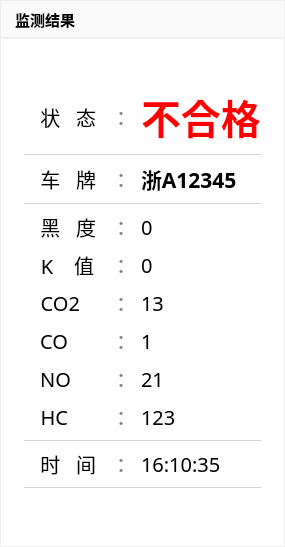
       <widget class="QWidget" name="widget_test_result" native="true">
        <property name="sizePolicy">
         <sizepolicy hsizetype="Preferred" vsizetype="Preferred">
          <horstretch>3</horstretch>
          <verstretch>0</verstretch>
         </sizepolicy>
        </property>
        <property name="styleSheet">
         <string notr="true">QWidget#widget_test_result
{
border:1px solid lightGray;

}</string>
        </property>
        <layout class="QVBoxLayout" name="verticalLayout_2">
         <property name="spacing">
          <number>2</number>
         </property>
         <property name="leftMargin">
          <number>1</number>
         </property>
         <property name="topMargin">
          <number>1</number>
         </property>
         <property name="rightMargin">
          <number>1</number>
         </property>
         <property name="bottomMargin">
          <number>1</number>
         </property>
         <item>
          <widget class="QLabel" name="label_9">
           <property name="sizePolicy">
            <sizepolicy hsizetype="Preferred" vsizetype="Fixed">
             <horstretch>0</horstretch>
             <verstretch>0</verstretch>
            </sizepolicy>
           </property>
           <property name="minimumSize">
            <size>
             <width>0</width>
             <height>36</height>
            </size>
           </property>
           <property name="font">
            <font>
             <family>微软雅黑</family>
             <pointsize>11</pointsize>
             <weight>75</weight>
             <bold>true</bold>
            </font>
           </property>
           <property name="styleSheet">
            <string notr="true">background-color: rgb(250, 250, 250);
padding-left:10px;</string>
           </property>
           <property name="text">
            <string>监测结果</string>
           </property>
          </widget>
         </item>
         <item>
          <widget class="QWidget" name="widget" native="true">
           <property name="sizePolicy">
            <sizepolicy hsizetype="Preferred" vsizetype="Preferred">
             <horstretch>0</horstretch>
             <verstretch>5</verstretch>
            </sizepolicy>
           </property>
           <property name="styleSheet">
            <string notr="true">background-color:#fefefe;</string>
           </property>
           <layout class="QGridLayout" name="gridLayout_2">
            <property name="leftMargin">
             <number>1</number>
            </property>
            <property name="topMargin">
             <number>48</number>
            </property>
            <property name="rightMargin">
             <number>1</number>
            </property>
            <property name="bottomMargin">
             <number>58</number>
            </property>
            <property name="horizontalSpacing">
             <number>10</number>
            </property>
            <property name="verticalSpacing">
             <number>8</number>
            </property>
            <item row="2" column="2">
             <widget class="QLabel" name="label_30">
              <property name="sizePolicy">
               <sizepolicy hsizetype="Fixed" vsizetype="Preferred">
                <horstretch>0</horstretch>
                <verstretch>0</verstretch>
               </sizepolicy>
              </property>
              <property name="font">
               <font>
                <family>微软雅黑</family>
                <pointsize>15</pointsize>
                <weight>50</weight>
                <bold>false</bold>
               </font>
              </property>
              <property name="styleSheet">
               <string notr="true">color: gray;</string>
              </property>
              <property name="text">
               <string>：</string>
              </property>
             </widget>
            </item>
            <item row="2" column="1">
             <widget class="QLabel" name="label_3">
              <property name="sizePolicy">
               <sizepolicy hsizetype="Fixed" vsizetype="Preferred">
                <horstretch>0</horstretch>
                <verstretch>0</verstretch>
               </sizepolicy>
              </property>
              <property name="font">
               <font>
                <family>微软雅黑</family>
                <pointsize>15</pointsize>
                <weight>50</weight>
                <bold>false</bold>
               </font>
              </property>
              <property name="styleSheet">
               <string notr="true">padding-left:10px;</string>
              </property>
              <property name="text">
               <string>车   牌</string>
              </property>
              <property name="alignment">
               <set>Qt::AlignRight|Qt::AlignTrailing|Qt::AlignVCenter</set>
              </property>
             </widget>
            </item>
            <item row="9" column="2">
             <widget class="QLabel" name="label_41">
              <property name="sizePolicy">
               <sizepolicy hsizetype="Fixed" vsizetype="Preferred">
                <horstretch>0</horstretch>
                <verstretch>0</verstretch>
               </sizepolicy>
              </property>
              <property name="font">
               <font>
                <family>微软雅黑</family>
                <pointsize>15</pointsize>
                <weight>50</weight>
                <bold>false</bold>
               </font>
              </property>
              <property name="styleSheet">
               <string notr="true">color: gray;</string>
              </property>
              <property name="text">
               <string>：</string>
              </property>
             </widget>
            </item>
            <item row="10" column="2">
             <widget class="QLabel" name="label_42">
              <property name="sizePolicy">
               <sizepolicy hsizetype="Fixed" vsizetype="Preferred">
                <horstretch>0</horstretch>
                <verstretch>0</verstretch>
               </sizepolicy>
              </property>
              <property name="font">
               <font>
                <family>微软雅黑</family>
                <pointsize>15</pointsize>
                <weight>50</weight>
                <bold>false</bold>
               </font>
              </property>
              <property name="styleSheet">
               <string notr="true">color: gray;</string>
              </property>
              <property name="text">
               <string>：</string>
              </property>
             </widget>
            </item>
            <item row="10" column="3">
             <widget class="QLabel" name="label_car_acceleration_5">
              <property name="font">
               <font>
                <family>微软雅黑</family>
                <pointsize>15</pointsize>
                <weight>50</weight>
                <bold>false</bold>
               </font>
              </property>
              <property name="styleSheet">
               <string notr="true"/>
              </property>
              <property name="text">
               <string>123</string>
              </property>
             </widget>
            </item>
            <item row="8" column="3">
             <widget class="QLabel" name="label_car_acceleration_3">
              <property name="font">
               <font>
                <family>微软雅黑</family>
                <pointsize>15</pointsize>
                <weight>50</weight>
                <bold>false</bold>
               </font>
              </property>
              <property name="styleSheet">
               <string notr="true"/>
              </property>
              <property name="text">
               <string>1</string>
              </property>
             </widget>
            </item>
            <item row="9" column="3">
             <widget class="QLabel" name="label_car_acceleration_4">
              <property name="font">
               <font>
                <family>微软雅黑</family>
                <pointsize>15</pointsize>
                <weight>50</weight>
                <bold>false</bold>
               </font>
              </property>
              <property name="styleSheet">
               <string notr="true"/>
              </property>
              <property name="text">
               <string>21</string>
              </property>
             </widget>
            </item>
            <item row="8" column="2">
             <widget class="QLabel" name="label_40">
              <property name="sizePolicy">
               <sizepolicy hsizetype="Fixed" vsizetype="Preferred">
                <horstretch>0</horstretch>
                <verstretch>0</verstretch>
               </sizepolicy>
              </property>
              <property name="font">
               <font>
                <family>微软雅黑</family>
                <pointsize>15</pointsize>
                <weight>50</weight>
                <bold>false</bold>
               </font>
              </property>
              <property name="styleSheet">
               <string notr="true">color: gray;</string>
              </property>
              <property name="text">
               <string>：</string>
              </property>
             </widget>
            </item>
            <item row="8" column="1">
             <widget class="QLabel" name="label_28">
              <property name="sizePolicy">
               <sizepolicy hsizetype="Fixed" vsizetype="Preferred">
                <horstretch>0</horstretch>
                <verstretch>0</verstretch>
               </sizepolicy>
              </property>
              <property name="font">
               <font>
                <family>微软雅黑</family>
                <pointsize>15</pointsize>
                <weight>50</weight>
                <bold>false</bold>
               </font>
              </property>
              <property name="styleSheet">
               <string notr="true">padding-left:10px;</string>
              </property>
              <property name="text">
               <string>CO</string>
              </property>
              <property name="alignment">
               <set>Qt::AlignRight|Qt::AlignTrailing|Qt::AlignVCenter</set>
              </property>
             </widget>
            </item>
            <item row="10" column="1">
             <widget class="QLabel" name="label_37">
              <property name="sizePolicy">
               <sizepolicy hsizetype="Fixed" vsizetype="Preferred">
                <horstretch>0</horstretch>
                <verstretch>0</verstretch>
               </sizepolicy>
              </property>
              <property name="font">
               <font>
                <family>微软雅黑</family>
                <pointsize>15</pointsize>
                <weight>50</weight>
                <bold>false</bold>
               </font>
              </property>
              <property name="styleSheet">
               <string notr="true">padding-left:10px;</string>
              </property>
              <property name="text">
               <string>HC</string>
              </property>
              <property name="alignment">
               <set>Qt::AlignRight|Qt::AlignTrailing|Qt::AlignVCenter</set>
              </property>
             </widget>
            </item>
            <item row="6" column="2">
             <widget class="QLabel" name="label_36">
              <property name="sizePolicy">
               <sizepolicy hsizetype="Fixed" vsizetype="Preferred">
                <horstretch>0</horstretch>
                <verstretch>0</verstretch>
               </sizepolicy>
              </property>
              <property name="font">
               <font>
                <family>微软雅黑</family>
                <pointsize>15</pointsize>
                <weight>50</weight>
                <bold>false</bold>
               </font>
              </property>
              <property name="styleSheet">
               <string notr="true">color: gray;</string>
              </property>
              <property name="text">
               <string>：</string>
              </property>
             </widget>
            </item>
            <item row="6" column="1">
             <widget class="QLabel" name="label_27">
              <property name="sizePolicy">
               <sizepolicy hsizetype="Fixed" vsizetype="Preferred">
                <horstretch>0</horstretch>
                <verstretch>0</verstretch>
               </sizepolicy>
              </property>
              <property name="font">
               <font>
                <family>微软雅黑</family>
                <pointsize>15</pointsize>
                <weight>50</weight>
                <bold>false</bold>
               </font>
              </property>
              <property name="styleSheet">
               <string notr="true">padding-left:10px;</string>
              </property>
              <property name="text">
               <string>CO2</string>
              </property>
              <property name="alignment">
               <set>Qt::AlignRight|Qt::AlignTrailing|Qt::AlignVCenter</set>
              </property>
             </widget>
            </item>
            <item row="9" column="1">
             <widget class="QLabel" name="label_29">
              <property name="sizePolicy">
               <sizepolicy hsizetype="Fixed" vsizetype="Preferred">
                <horstretch>0</horstretch>
                <verstretch>0</verstretch>
               </sizepolicy>
              </property>
              <property name="font">
               <font>
                <family>微软雅黑</family>
                <pointsize>15</pointsize>
                <weight>50</weight>
                <bold>false</bold>
               </font>
              </property>
              <property name="styleSheet">
               <string notr="true">padding-left:10px;</string>
              </property>
              <property name="text">
               <string>NO</string>
              </property>
              <property name="alignment">
               <set>Qt::AlignRight|Qt::AlignTrailing|Qt::AlignVCenter</set>
              </property>
             </widget>
            </item>
            <item row="0" column="3">
             <widget class="QLabel" name="label_car_state">
              <property name="font">
               <font>
                <family>微软雅黑</family>
                <pointsize>30</pointsize>
                <weight>75</weight>
                <bold>true</bold>
               </font>
              </property>
              <property name="styleSheet">
               <string notr="true"/>
              </property>
              <property name="text">
               <string>&lt;font color=#ff0000&gt;不合格&lt;/font&gt;</string>
              </property>
             </widget>
            </item>
            <item row="0" column="1">
             <widget class="QLabel" name="label_26">
              <property name="sizePolicy">
               <sizepolicy hsizetype="Fixed" vsizetype="Preferred">
                <horstretch>0</horstretch>
                <verstretch>0</verstretch>
               </sizepolicy>
              </property>
              <property name="font">
               <font>
                <family>微软雅黑</family>
                <pointsize>15</pointsize>
                <weight>50</weight>
                <bold>false</bold>
               </font>
              </property>
              <property name="styleSheet">
               <string notr="true">padding-left:10px;</string>
              </property>
              <property name="text">
               <string>状   态</string>
              </property>
              <property name="alignment">
               <set>Qt::AlignRight|Qt::AlignTrailing|Qt::AlignVCenter</set>
              </property>
             </widget>
            </item>
            <item row="0" column="2">
             <widget class="QLabel" name="label_35">
              <property name="sizePolicy">
               <sizepolicy hsizetype="Fixed" vsizetype="Preferred">
                <horstretch>0</horstretch>
                <verstretch>0</verstretch>
               </sizepolicy>
              </property>
              <property name="font">
               <font>
                <family>微软雅黑</family>
                <pointsize>15</pointsize>
                <weight>50</weight>
                <bold>false</bold>
               </font>
              </property>
              <property name="styleSheet">
               <string notr="true">color: gray;</string>
              </property>
              <property name="text">
               <string>：</string>
              </property>
             </widget>
            </item>
            <item row="6" column="3">
             <widget class="QLabel" name="label_car_acceleration_2">
              <property name="font">
               <font>
                <family>微软雅黑</family>
                <pointsize>15</pointsize>
                <weight>50</weight>
                <bold>false</bold>
               </font>
              </property>
              <property name="styleSheet">
               <string notr="true"/>
              </property>
              <property name="text">
               <string>13</string>
              </property>
             </widget>
            </item>
            <item row="4" column="3">
             <widget class="QLabel" name="label_car_acceleration_6">
              <property name="font">
               <font>
                <family>微软雅黑</family>
                <pointsize>15</pointsize>
                <weight>50</weight>
                <bold>false</bold>
               </font>
              </property>
              <property name="styleSheet">
               <string notr="true"/>
              </property>
              <property name="text">
               <string>0</string>
              </property>
             </widget>
            </item>
            <item row="4" column="1">
             <widget class="QLabel" name="label_38">
              <property name="sizePolicy">
               <sizepolicy hsizetype="Fixed" vsizetype="Preferred">
                <horstretch>0</horstretch>
                <verstretch>0</verstretch>
               </sizepolicy>
              </property>
              <property name="font">
               <font>
                <family>微软雅黑</family>
                <pointsize>15</pointsize>
                <weight>50</weight>
                <bold>false</bold>
               </font>
              </property>
              <property name="styleSheet">
               <string notr="true">padding-left:10px;</string>
              </property>
              <property name="text">
               <string>黑   度</string>
              </property>
              <property name="alignment">
               <set>Qt::AlignRight|Qt::AlignTrailing|Qt::AlignVCenter</set>
              </property>
             </widget>
            </item>
            <item row="4" column="2">
             <widget class="QLabel" name="label_43">
              <property name="sizePolicy">
               <sizepolicy hsizetype="Fixed" vsizetype="Preferred">
                <horstretch>0</horstretch>
                <verstretch>0</verstretch>
               </sizepolicy>
              </property>
              <property name="font">
               <font>
                <family>微软雅黑</family>
                <pointsize>15</pointsize>
                <weight>50</weight>
                <bold>false</bold>
               </font>
              </property>
              <property name="styleSheet">
               <string notr="true">color: gray;</string>
              </property>
              <property name="text">
               <string>：</string>
              </property>
             </widget>
            </item>
            <item row="5" column="3">
             <widget class="QLabel" name="label_car_acceleration_7">
              <property name="font">
               <font>
                <family>微软雅黑</family>
                <pointsize>15</pointsize>
                <weight>50</weight>
                <bold>false</bold>
               </font>
              </property>
              <property name="styleSheet">
               <string notr="true"/>
              </property>
              <property name="text">
               <string>0</string>
              </property>
             </widget>
            </item>
            <item row="5" column="2">
             <widget class="QLabel" name="label_44">
              <property name="sizePolicy">
               <sizepolicy hsizetype="Fixed" vsizetype="Preferred">
                <horstretch>0</horstretch>
                <verstretch>0</verstretch>
               </sizepolicy>
              </property>
              <property name="font">
               <font>
                <family>微软雅黑</family>
                <pointsize>15</pointsize>
                <weight>50</weight>
                <bold>false</bold>
               </font>
              </property>
              <property name="styleSheet">
               <string notr="true">color: gray;</string>
              </property>
              <property name="text">
               <string>：</string>
              </property>
             </widget>
            </item>
            <item row="10" column="4">
             <widget class="QLabel" name="label_car_acceleration_8">
              <property name="font">
               <font>
                <family>微软雅黑</family>
                <pointsize>15</pointsize>
                <weight>50</weight>
                <bold>false</bold>
               </font>
              </property>
              <property name="styleSheet">
               <string notr="true"/>
              </property>
              <property name="text">
               <string/>
              </property>
             </widget>
            </item>
            <item row="5" column="1">
             <widget class="QLabel" name="label_39">
              <property name="sizePolicy">
               <sizepolicy hsizetype="Fixed" vsizetype="Preferred">
                <horstretch>0</horstretch>
                <verstretch>0</verstretch>
               </sizepolicy>
              </property>
              <property name="font">
               <font>
                <family>微软雅黑</family>
                <pointsize>15</pointsize>
                <weight>50</weight>
                <bold>false</bold>
               </font>
              </property>
              <property name="styleSheet">
               <string notr="true">padding-left:10px;</string>
              </property>
              <property name="text">
               <string>K    值</string>
              </property>
              <property name="alignment">
               <set>Qt::AlignRight|Qt::AlignTrailing|Qt::AlignVCenter</set>
              </property>
             </widget>
            </item>
            <item row="2" column="3">
             <widget class="QLabel" name="label_car_licence">
              <property name="font">
               <font>
                <family>微软雅黑</family>
                <pointsize>16</pointsize>
                <weight>75</weight>
                <bold>true</bold>
               </font>
              </property>
              <property name="styleSheet">
               <string notr="true"/>
              </property>
              <property name="text">
               <string>浙A12345</string>
              </property>
             </widget>
            </item>
            <item row="10" column="0">
             <widget class="QLabel" name="label_car_acceleration_9">
              <property name="font">
               <font>
                <family>微软雅黑</family>
                <pointsize>15</pointsize>
                <weight>50</weight>
                <bold>false</bold>
               </font>
              </property>
              <property name="styleSheet">
               <string notr="true"/>
              </property>
              <property name="text">
               <string/>
              </property>
             </widget>
            </item>
            <item row="12" column="2">
             <widget class="QLabel" name="label_46">
              <property name="sizePolicy">
               <sizepolicy hsizetype="Fixed" vsizetype="Preferred">
                <horstretch>0</horstretch>
                <verstretch>0</verstretch>
               </sizepolicy>
              </property>
              <property name="font">
               <font>
                <family>微软雅黑</family>
                <pointsize>15</pointsize>
                <weight>50</weight>
                <bold>false</bold>
               </font>
              </property>
              <property name="styleSheet">
               <string notr="true">color: gray;</string>
              </property>
              <property name="text">
               <string>：</string>
              </property>
             </widget>
            </item>
            <item row="12" column="1">
             <widget class="QLabel" name="label_45">
              <property name="sizePolicy">
               <sizepolicy hsizetype="Fixed" vsizetype="Preferred">
                <horstretch>0</horstretch>
                <verstretch>0</verstretch>
               </sizepolicy>
              </property>
              <property name="font">
               <font>
                <family>微软雅黑</family>
                <pointsize>15</pointsize>
                <weight>50</weight>
                <italic>false</italic>
                <bold>false</bold>
               </font>
              </property>
              <property name="styleSheet">
               <string notr="true">padding-left:10px;</string>
              </property>
              <property name="text">
               <string>时   间</string>
              </property>
              <property name="alignment">
               <set>Qt::AlignRight|Qt::AlignTrailing|Qt::AlignVCenter</set>
              </property>
             </widget>
            </item>
            <item row="12" column="3">
             <widget class="QLabel" name="label_car_acceleration_10">
              <property name="font">
               <font>
                <family>微软雅黑</family>
                <pointsize>15</pointsize>
                <weight>50</weight>
                <italic>false</italic>
                <bold>false</bold>
               </font>
              </property>
              <property name="styleSheet">
               <string notr="true"/>
              </property>
              <property name="text">
               <string>16:10:35</string>
              </property>
             </widget>
            </item>
            <item row="3" column="1" colspan="3">
             <widget class="QLabel" name="label_8">
              <property name="sizePolicy">
               <sizepolicy hsizetype="Preferred" vsizetype="Fixed">
                <horstretch>0</horstretch>
                <verstretch>0</verstretch>
               </sizepolicy>
              </property>
              <property name="maximumSize">
               <size>
                <width>16777215</width>
                <height>1</height>
               </size>
              </property>
              <property name="styleSheet">
               <string notr="true">border-bottom:1px solid lightGray;</string>
              </property>
              <property name="text">
               <string/>
              </property>
             </widget>
            </item>
            <item row="1" column="1" colspan="3">
             <widget class="QLabel" name="label_7">
              <property name="sizePolicy">
               <sizepolicy hsizetype="Preferred" vsizetype="Fixed">
                <horstretch>0</horstretch>
                <verstretch>0</verstretch>
               </sizepolicy>
              </property>
              <property name="maximumSize">
               <size>
                <width>16777215</width>
                <height>1</height>
               </size>
              </property>
              <property name="styleSheet">
               <string notr="true">border-bottom:1px solid lightGray;</string>
              </property>
              <property name="text">
               <string/>
              </property>
             </widget>
            </item>
            <item row="11" column="1" colspan="3">
             <widget class="QLabel" name="label_10">
              <property name="sizePolicy">
               <sizepolicy hsizetype="Preferred" vsizetype="Fixed">
                <horstretch>0</horstretch>
                <verstretch>0</verstretch>
               </sizepolicy>
              </property>
              <property name="maximumSize">
               <size>
                <width>16777215</width>
                <height>1</height>
               </size>
              </property>
              <property name="styleSheet">
               <string notr="true">border-bottom:1px solid lightGray;</string>
              </property>
              <property name="text">
               <string/>
              </property>
             </widget>
            </item>
            <item row="13" column="1" colspan="3">
             <widget class="QLabel" name="label_13">
              <property name="sizePolicy">
               <sizepolicy hsizetype="Preferred" vsizetype="Fixed">
                <horstretch>0</horstretch>
                <verstretch>0</verstretch>
               </sizepolicy>
              </property>
              <property name="maximumSize">
               <size>
                <width>16777215</width>
                <height>1</height>
               </size>
              </property>
              <property name="styleSheet">
               <string notr="true">border-bottom:1px solid lightGray;</string>
              </property>
              <property name="text">
               <string/>
              </property>
             </widget>
            </item>
           </layout>
          </widget>
         </item>
        </layout>
       </widget>
